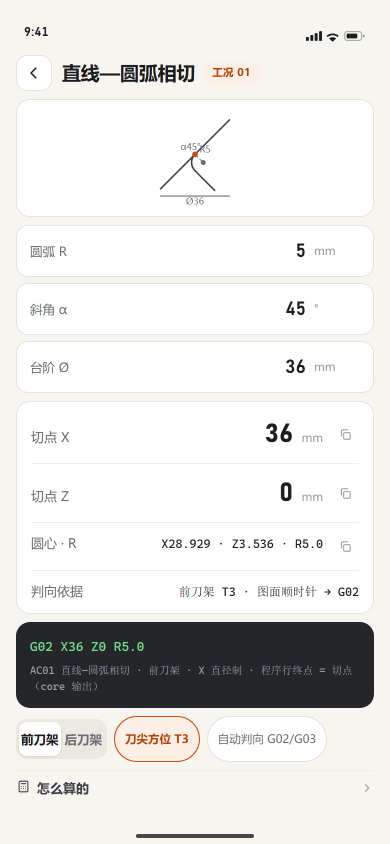
#> input picture docs/evidence/V4.3-FIG/runs/p06-ac01-param-a-390x844.png, 780 x 1688 px, found by its file name (shown at 1/2 size)
$ python crop-a4-r2.py
#> lines starting #> are read from the running program, lines starting #| are printed output that depends on the picture; after the words box and inside, x2 and y2 are one past the last pixel; in counts of white or black regions, pixels touching at a corner belong together
# -*- coding: utf-8 -*-
"""A4-R2 re-review: same protocol as round 1, fresh crops + measures."""
from PIL import Image, ImageChops
import os

BASE = r"C:\Users\Administrator\Desktop\ccc\q-novel\CNC Machinist Calculator\docs\evidence\V4.3-FIG\runs"
OUT  = r"C:\Users\Administrator\Desktop\ccc\q-novel\CNC Machinist Calculator\docs\evidence\V4.3-FIG\tools\crops-a4-r2"

shots = {
    "ac01a": "p06-ac01-param-a-390x844.png",
    "ac01b": "p06-ac01-param-b-390x844.png",
    "ac05a": "p06-ac05-param-a-390x844.png",
    "ac05b": "p06-ac05-param-b-390x844.png",
    "ac02":  "p06-ac02-static-390x844.png",
}
CARD = (36, 208, 744, 432)

imgs = {}
for k, name in shots.items():
    imgs[k] = Image.open(os.path.join(BASE, name)).convert("RGB")
    print(k, imgs[k].size)
#| ac01a (780, 1688)

crops = {
    "ac01a-card":  ("ac01a", CARD, 2),
    "ac01b-card":  ("ac01b", CARD, 2),
    "ac05a-card":  ("ac05a", CARD, 2),
    "ac05b-card":  ("ac05b", CARD, 2),
    "ac02-card":   ("ac02",  CARD, 2),
    "ac01a-label": ("ac01a", (300, 250, 470, 360), 6),
    "ac01b-label": ("ac01b", (300, 250, 470, 360), 6),
    "ac01b-baseline": ("ac01b", (290, 320, 500, 432), 8),
    "ac01a-baseline": ("ac01a", (290, 350, 500, 430), 8),
    "ac05a-fillet":("ac05a", (330, 230, 500, 340), 6),
    "ac05b-fillet":("ac05b", (330, 230, 500, 340), 6),
    "ac02-dz":     ("ac02",  (250, 270, 530, 420), 4),
}
for k, (shot, box, zoom) in crops.items():
    im = imgs[shot].crop(box)
    im = im.resize((im.width*zoom, im.height*zoom), Image.NEAREST)
    im.save(os.path.join(OUT, k + ".png"))
    print("saved", k, im.size)
#> this loop made 12 passes
#> (k, shot, box, zoom) on passes 1 to 12: ('ac01a-card', 'ac01a', (36, 208, 744, 432), 2), ('ac01b-card', 'ac01b', (36, 208, 744, 432), 2), ('ac05a-card', 'ac05a', (36, 208, 744, 432), 2), ('ac05b-card', 'ac05b', (36, 208, 744, 432), 2), ('ac02-card', 'ac02', (36, 208, 744, 432), 2), ('ac01a-label', 'ac01a', (300, 250, 470, 360), 6), ('ac01b-label', 'ac01b', (300, 250, 470, 360), 6), ('ac01b-baseline', 'ac01b', (290, 320, 500, 432), 8), ('ac01a-baseline', 'ac01a', (290, 350, 500, 430), 8), ('ac05a-fillet', 'ac05a', (330, 230, 500, 340), 6), ('ac05b-fillet', 'ac05b', (330, 230, 500, 340), 6), ('ac02-dz', 'ac02', (250, 270, 530, 420), 4)
#| saved ac01a-card (1416, 448)
#| saved ac01b-card (1416, 448)
#| saved ac05a-card (1416, 448)
#| saved ac05b-card (1416, 448)
#| saved ac02-card (1416, 448)
#| saved ac01a-label (1020, 660)
#| saved ac01b-label (1020, 660)
#| saved ac01b-baseline (1680, 896)
#> (further printed lines are left out)
#> pass 1, `im = imgs[shot].crop(box)`:
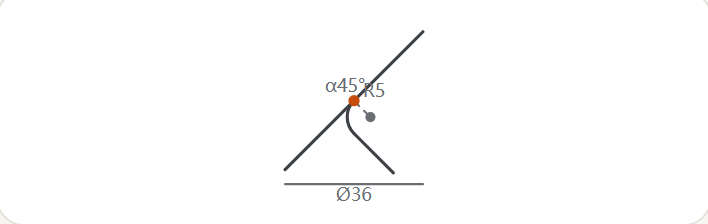
#> im: PIL image 708x224 RGB; mean R, G, B 253.2, 253.1, 253.1
#> after the loop:
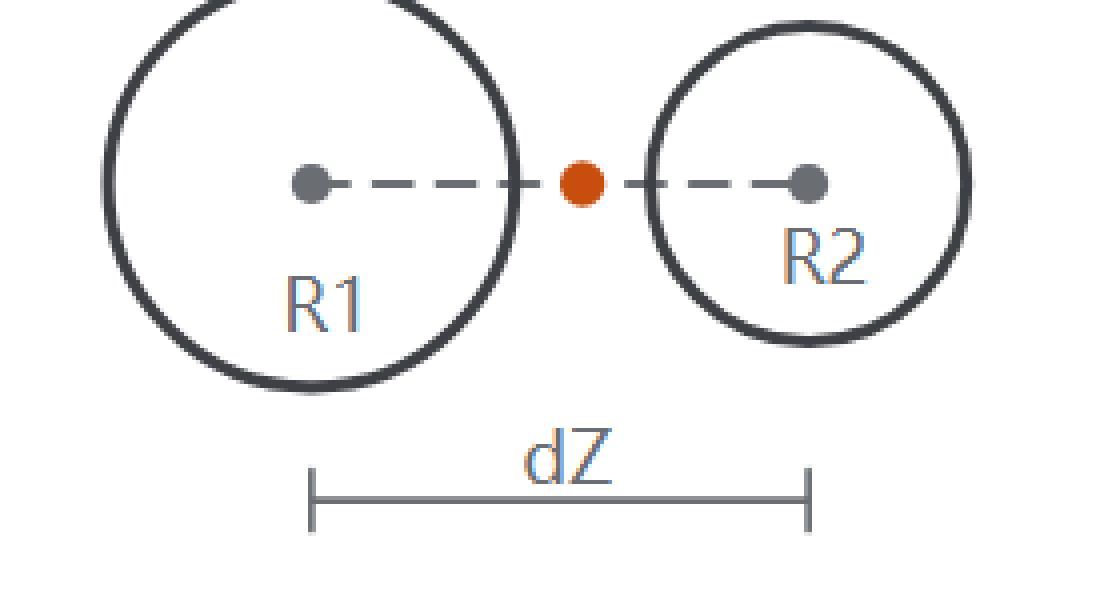
#> im: PIL image 1120x600 RGB; mean R, G, B 244.4, 244.3, 244.5

def diff(ka, kb, tag):
#> called with ka = 'ac01a', kb = 'ac01b', tag = 'ac01-a-vs-b'
    a = imgs[ka].crop(CARD); b = imgs[kb].crop(CARD)
    d = ImageChops.difference(a, b).convert("L")
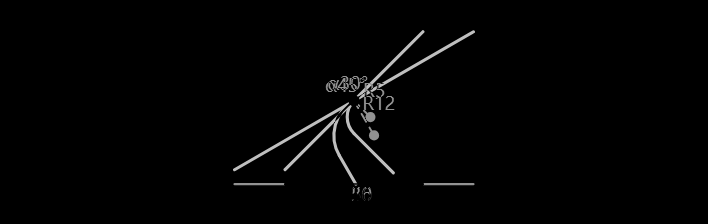
#> d: PIL image 708x224 L; min 0, max 192, mean 3
    px = list(d.getdata())
#> px = 158592 items
    nz = sum(1 for v in px if v > 24)
#> nz = 3433
    print("diff %s: changed(>24)=%d/158592 = %.2f%% bbox=%s" % (tag, nz, 100.0*nz/len(px), d.point(lambda v: 255 if v>24 else 0).getbbox()))
#| diff ac01-a-vs-b: changed(>24)=3433/158592 = 2.16% bbox=(233, 30, 475, 201)
    d.point(lambda v: 255 if v > 24 else 0).save(os.path.join(OUT, "diff-%s.png" % tag))
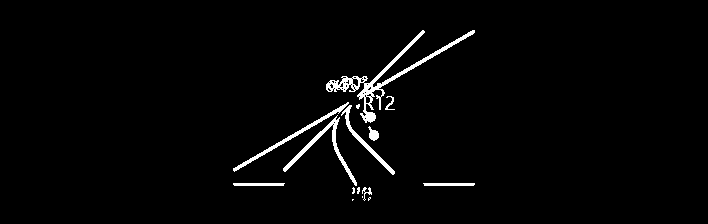
#> saved as diff-ac01-a-vs-b.png: PIL image 708x224 L; 2.2% white; 15 white regions (6 under 20 px), largest, box (x1, y1, x2, y2) and area: (326, 30, 475, 123) 1445, (283, 115, 357, 186) 569, (233, 102, 349, 172) 488

diff("ac01a", "ac01b", "ac01-a-vs-b")
diff("ac05a", "ac05b", "ac05-a-vs-b")
#> call 2 of diff, with ka = 'ac05a', kb = 'ac05b', tag = 'ac05-a-vs-b'
#> in diff (call 2), `b = imgs[kb].crop(CARD)`:
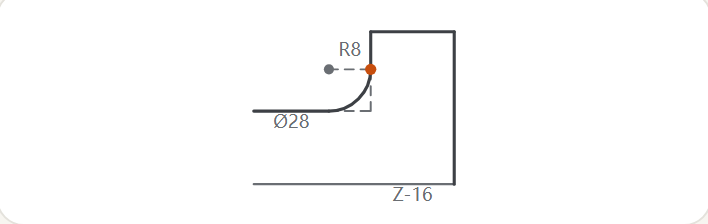
#> b: PIL image 708x224 RGB; mean R, G, B 252.4, 252.4, 252.4
#> in diff (call 2), `d = ImageChops.difference(a, b).convert("L")`:
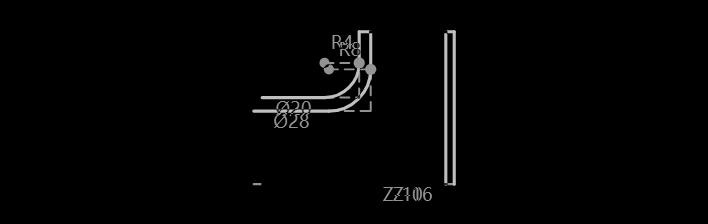
#> d: PIL image 708x224 L; min 0, max 192, mean 3.5
#> in diff (call 2), `nz = sum(1 for v in px if v > 24)`: nz = 4068
#| diff ac05-a-vs-b: changed(>24)=4068/158592 = 2.57% bbox=(252, 30, 456, 201)
#> in diff (call 2), `d.point(lambda v: 255 if v > 24 else 0).save(os.path.join(OUT, "diff-%..`:
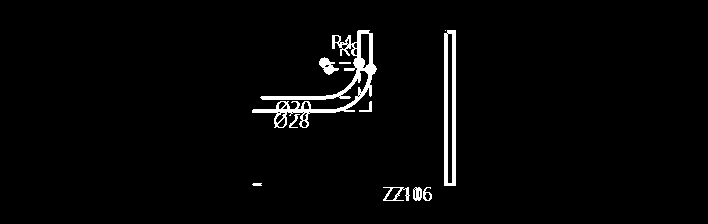
#> saved as diff-ac05-a-vs-b.png: PIL image 708x224 L; 2.6% white; 11 white regions (1 under 20 px), largest, box (x1, y1, x2, y2) and area: (252, 30, 377, 128) 2156, (444, 30, 456, 186) 1266, (319, 57, 339, 75) 183
diff("ac01a", "ac01a", "control-self")
#> in diff (call 3), `d = ImageChops.difference(a, b).convert("L")`: d: PIL image 708x224 L; every value is 0
#| diff control-self: changed(>24)=0/158592 = 0.00% bbox=None

# ---- measures (same protocol as round 1) ----
g = {k: im.convert("L") for k, im in imgs.items()}
#> g = 5 items

def rows_report(img, y0, y1, thr=140, topn=8):
    px = img.load(); res = []
    for y in range(y0, y1):
        xs = [x for x in range(40, img.width-40) if px[x, y] < thr]
        if xs:
            res.append((y, min(xs), max(xs), len(xs), max(xs)-min(xs)+1))
    res.sort(key=lambda r: -r[4])
    return res[:topn]

for k in ("ac01a", "ac01b", "ac05a", "ac05b"):
    print("=== %s baseline rows (long-span rows y340-430):" % k)
    px = g[k].load()
    for y in range(340, 430):
        xs = [x for x in range(40, g[k].width-40) if px[x, y] < 160]
        if xs and max(xs)-min(xs) > 100:
            print("   y=%d xmin=%d xmax=%d span=%d n=%d" % (y, min(xs), max(xs), max(xs)-min(xs)+1, len(xs)))

for k in ("ac05a", "ac05b"):
    px = g[k].load(); out = {}
    for x in range(460, 515):
        ys = [y for y in range(210, 430) if px[x, y] < 140]
        if ys: out[x] = (min(ys), max(ys))
    longest = max(out.items(), key=lambda kv: kv[1][1]-kv[1][0])
    print(k, "right vertical line: x=%d ytop=%d ybot=%d len=%d" % (longest[0], longest[1][0], longest[1][1], longest[1][1]-longest[1][0]))
    print("=== %s left dia line rows y290-345 top3:" % k)
    for r in rows_report(g[k], 290, 345)[:3]:
        print("   y=%d xmin=%d xmax=%d n=%d span=%d" % r)

# arc low extent ac01 shots, x 360..440, report per-row dark xs below baseline zone
for k, ybase in (("ac01a", 390), ("ac01b", 350)):
    px = g[k].load()
    lowest = None
    for y in range(ybase, 440):
        xs = [x for x in range(360, 445) if px[x, y] < 140]
        if xs: lowest = (y, min(xs), max(xs), len(xs))
    print(k, "lowest dark row in x360-445 from y%d: %s" % (ybase, lowest))

# text row vs arc overlap ac01b: text bbox rows, arc xs inside text x-range
px = g["ac01b"].load()
print("ac01b rows y355..400, dark xs in x365..445 (text+arc):")
for y in range(355, 400, 3):
    xs = [x for x in range(365, 445) if px[x, y] < 140]
    print("   y=%d xs=%s" % (y, xs))
#> this loop made 15 passes
#> xs on passes 1 to 12: [370, 371, 372], [371, 372, 373, 374], [373, 374, 375], [374, 375, 376, 377], [376, 377, 378], [378, 379, 380], [379, 380, 381, 382], [381, 382, 383], [383, 384, 385], [385, 386, 387], [386, 387, 388, 389], [388, 389, 390]
#|    y=355 xs=[370, 371, 372]
#|    y=358 xs=[371, 372, 373, 374]
#|    y=361 xs=[373, 374, 375]
#|    y=364 xs=[374, 375, 376, 377]
#|    y=367 xs=[376, 377, 378]
#|    y=370 xs=[378, 379, 380]
#|    y=373 xs=[379, 380, 381, 382]
#|    y=376 xs=[381, 382, 383]
#> (further printed lines are left out)
